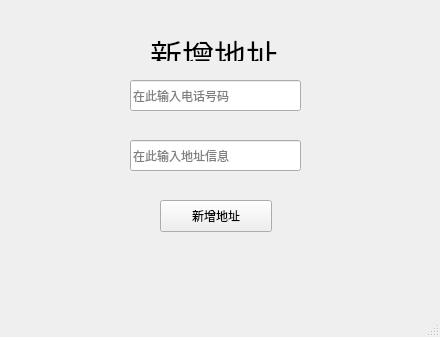
<?xml version="1.0" encoding="UTF-8"?>
<ui version="4.0">
 <class>MainWindow</class>
 <widget class="QMainWindow" name="MainWindow">
  <property name="geometry">
   <rect>
    <x>0</x>
    <y>0</y>
    <width>440</width>
    <height>337</height>
   </rect>
  </property>
  <property name="windowTitle">
   <string>MainWindow</string>
  </property>
  <widget class="QWidget" name="centralwidget">
   <widget class="QLabel" name="label">
    <property name="geometry">
     <rect>
      <x>150</x>
      <y>30</y>
      <width>131</width>
      <height>31</height>
     </rect>
    </property>
    <property name="text">
     <string>&lt;html&gt;&lt;head/&gt;&lt;body&gt;&lt;p&gt;&lt;span style=&quot; font-size:24pt;&quot;&gt;新增地址&lt;/span&gt;&lt;/p&gt;&lt;/body&gt;&lt;/html&gt;</string>
    </property>
   </widget>
   <widget class="QLineEdit" name="lineEdit_addr">
    <property name="geometry">
     <rect>
      <x>130</x>
      <y>140</y>
      <width>171</width>
      <height>31</height>
     </rect>
    </property>
    <property name="placeholderText">
     <string>在此输入地址信息</string>
    </property>
   </widget>
   <widget class="QLineEdit" name="lineEdit_phone">
    <property name="geometry">
     <rect>
      <x>130</x>
      <y>80</y>
      <width>171</width>
      <height>31</height>
     </rect>
    </property>
    <property name="placeholderText">
     <string>在此输入电话号码</string>
    </property>
   </widget>
   <widget class="QPushButton" name="pushButton_add">
    <property name="geometry">
     <rect>
      <x>160</x>
      <y>200</y>
      <width>112</width>
      <height>32</height>
     </rect>
    </property>
    <property name="focusPolicy">
     <enum>Qt::StrongFocus</enum>
    </property>
    <property name="text">
     <string>新增地址</string>
    </property>
    <property name="icon">
     <iconset>
      <normalon>:/icon/zengjia.png</normalon>
     </iconset>
    </property>
    <property name="shortcut">
     <string>Return</string>
    </property>
   </widget>
  </widget>
  <widget class="QMenuBar" name="menubar">
   <property name="geometry">
    <rect>
     <x>0</x>
     <y>0</y>
     <width>440</width>
     <height>22</height>
    </rect>
   </property>
  </widget>
  <widget class="QStatusBar" name="statusbar"/>
 </widget>
 <resources>
  <include location="../resource/resource.qrc"/>
 </resources>
 <connections/>
</ui>
